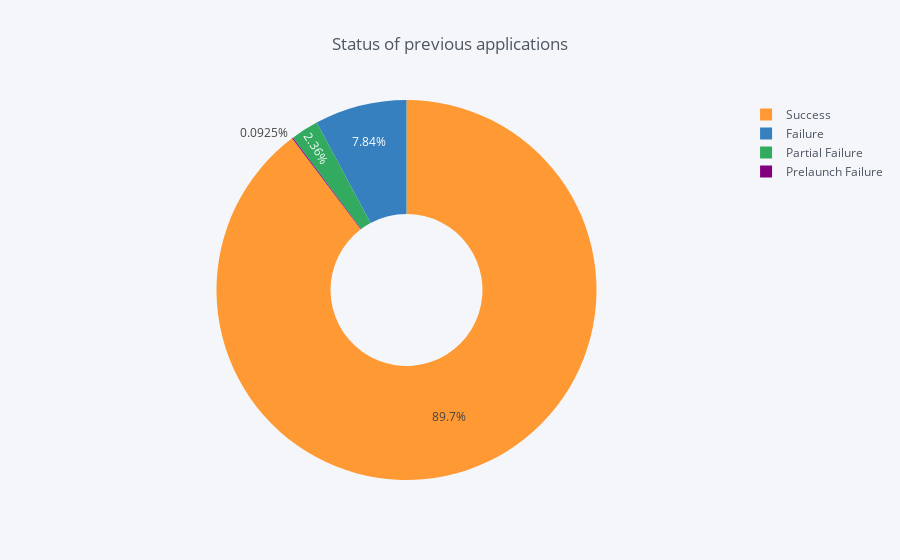

Notebook code for this chart:
### Markdown cell above
4.5. Mission Status

### Code cell
temp = space["Status Mission"].value_counts()
df = pd.DataFrame({'labels' : temp.index, 'values' : temp.values})
df.iplot(kind = 'pie',labels = 'labels',values = 'values', title = 'Status of previous applications', hole = 0.4,)

### Figure 1 — Plotly figure (JSON) as saved in the notebook; plotly's stock layout.template omitted (floating-point values rounded to 4 significant figures)
{"data": [{"hole": 0.4, "labels": ["Success", "Failure", "Partial Failure", "Prelaunch Failure"], "marker": {"colors": ["rgba(255, 153, 51, 1.0)", "rgba(55, 128, 191, 1.0)", "rgba(50, 171, 96, 1.0)", "rgba(128, 0, 128, 1.0)"]}, "name": "", "type": "pie", "values": [3879, 339, 102, 4]}], "layout": {"legend": {"bgcolor": "#F5F6F9", "font": {"color": "#4D5663"}}, "paper_bgcolor": "#F5F6F9", "plot_bgcolor": "#F5F6F9", "title": "Status of previous applications", "titlefont": {"color": "#4D5663"}}}
